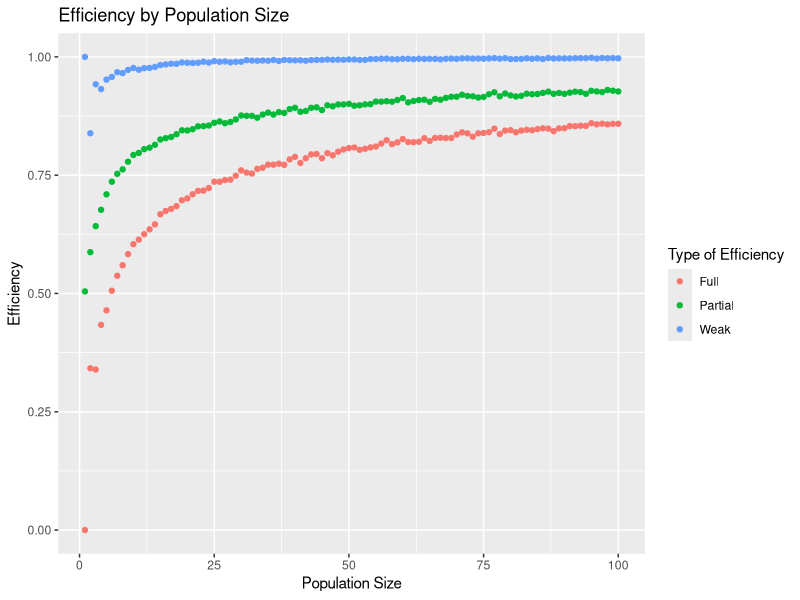

Source code (R): (Note: a time limit stopped this script after it produced the figure.)
## ---- chunk 1
popln = 5
X <- sample(c(-1, 0, 1), popln, replace = TRUE)
Y <- ((X + 1 + sample(c(2, 1), popln, replace = TRUE)) %% 3) - 1 
Z <- -(X + Y)

supermajority <- function(votes, thresh) {
    if (abs(sum(votes)) >= thresh) {
        return(sign(sum(votes)))
    }
    return(0)
}

fullEfficiency <- function(AbeatsB, BbeatsC, CbeatsA) {
    return(abs(AbeatsB) + abs(BbeatsC) + abs(CbeatsA) == 3 && abs(AbeatsB + BbeatsC + CbeatsA) == 1)
}

partialEfficiency <- function(AbeatsB, BbeatsC, CbeatsA) {
    return((AbeatsB == 1 && CbeatsA == -1) || (BbeatsC == 1 && AbeatsB == -1) || (CbeatsA == 1 && BbeatsC == -1))
}

weakEfficiency <- function(AbeatsB, BbeatsC, CbeatsA) {
    sumabs <- abs(AbeatsB) + abs(BbeatsC) + abs(CbeatsA) 
    abssum <- abs(AbeatsB + BbeatsC +CbeatsA)
    return((sumabs == 3 && abssum == 1) || (sumabs == 2 && abssum == 0) || sumabs == 1)
}

X
Y
Z
c(sign(sum(X)), sign(sum(Y)), sign(sum(Z)))
X <- supermajority(X, 0)
Y <- supermajority(Y, 0)
Z <- supermajority(Z, 0)
fullEfficiency(X, Y, Z) + 0
partialEfficiency(X, Y, Z) + 0
weakEfficiency(X, Y, Z) + 0
## ---- chunk 2
library(ggplot2)
maxpopln = 100
niters = 10000
thresh <- 0
fullCondorc = rep(0, maxpopln)
partialCondorc = rep(0, maxpopln)
weakCondorc = rep(0, maxpopln)
for (popln in 1:maxpopln) {
    for (iterno in 1:niters) {
        X <- sample(c(-1, 0, 1), popln, replace = TRUE)
        Y <- ((X + 1 + sample(c(2, 1), popln, replace = TRUE)) %% 3) - 1 
        Z <- -(X + Y)
        # print(rbind(XoverY, YoverZ, ZoverX))
        AbeatsB <- supermajority(X, thresh)
        BbeatsC <- supermajority(Y, thresh)
        CbeatsA <- supermajority(Z, thresh)
        fullCondorc[popln] = fullCondorc[popln] + fullEfficiency(AbeatsB, BbeatsC, CbeatsA)
        partialCondorc[popln] = partialCondorc[popln] + partialEfficiency(AbeatsB, BbeatsC, CbeatsA)
        weakCondorc[popln] = weakCondorc[popln] + weakEfficiency(AbeatsB, BbeatsC, CbeatsA)

    }
    fullCondorc[popln] = fullCondorc[popln] / niters
    partialCondorc[popln] = partialCondorc[popln] / niters
    weakCondorc[popln] = weakCondorc[popln] / niters
}

pop <- c(rbind(1:maxpopln, 1:maxpopln, 1:maxpopln))
prob <- c(rbind(fullCondorc, partialCondorc, weakCondorc))
type <- rep(c("Full", "Partial", "Weak"), maxpopln)
df <- data.frame(pop, prob, type)
#plot(1:maxpopln, fullCondorc)
#plot(1:maxpopln, partialCondorc)
ggplot(df) + geom_point(aes(x = pop, y = prob, col = type)) + ylim(0, 1) + xlab("Population Size") + ylab("Efficiency") + labs(color = "Type of Efficiency") + ggtitle("Efficiency by Population Size")
## ---- chunk 3
niters <- 100000
fullCondorc <- rep(0, 6)
partialCondorc <- rep(0, 6)
weakCondorc <- rep(0, 6)
i <- 1
for (popln in c(5, 10, 50, 100, 500, 1000)) {
    for (iterno in 1:niters) {
        X <- sample(c(-1, 0, 1), popln, replace = TRUE)
        Y <- ((X + 1 + sample(c(2, 1), popln, replace = TRUE)) %% 3) - 1 
        Z <- -(X + Y)
        # print(rbind(XoverY, YoverZ, ZoverX))
        AbeatsB <- supermajority(X, thresh)
        BbeatsC <- supermajority(Y, thresh)
        CbeatsA <- supermajority(Z, thresh)
        fullCondorc[i] = fullCondorc[i] + fullEfficiency(AbeatsB, BbeatsC, CbeatsA)
        partialCondorc[i] = partialCondorc[i] + partialEfficiency(AbeatsB, BbeatsC, CbeatsA)
        weakCondorc[i] = weakCondorc[i] + weakEfficiency(AbeatsB, BbeatsC, CbeatsA)     
    }
    fullCondorc[i] <- fullCondorc[i] / niters
    partialCondorc[i] <- partialCondorc[i] / niters
    weakCondorc[i] <- weakCondorc[i] / niters
    i <- i + 1
}

fullCondorc
partialCondorc
weakCondorc

## ---- chunk 4
library(ggplot2)
maxpopln = 100
niters = 10000
fullCondorc = rep(0, maxpopln)
partialCondorc = rep(0, maxpopln)
weakCondorc = rep(0, maxpopln)
for (popln in 1:maxpopln) {
    thresh <- .025 * popln
    for (iterno in 1:niters) {
        X <- sample(c(-1, 0, 1), popln, replace = TRUE)
        Y <- ((X + 1 + sample(c(2, 1), popln, replace = TRUE)) %% 3) - 1 
        Z <- -(X + Y)
        # print(rbind(XoverY, YoverZ, ZoverX))
        AbeatsB <- supermajority(X, thresh)
        BbeatsC <- supermajority(Y, thresh)
        CbeatsA <- supermajority(Z, thresh)
        fullCondorc[popln] = fullCondorc[popln] + fullEfficiency(AbeatsB, BbeatsC, CbeatsA)
        partialCondorc[popln] = partialCondorc[popln] + partialEfficiency(AbeatsB, BbeatsC, CbeatsA)
        weakCondorc[popln] = weakCondorc[popln] + weakEfficiency(AbeatsB, BbeatsC, CbeatsA)

    }
    fullCondorc[popln] = fullCondorc[popln] / niters
    partialCondorc[popln] = partialCondorc[popln] / niters
    weakCondorc[popln] = weakCondorc[popln] / niters
}

pop <- c(rbind(1:maxpopln, 1:maxpopln, 1:maxpopln))
prob <- c(rbind(fullCondorc, partialCondorc, weakCondorc))
type <- rep(c("Full", "Partial", "Weak"), maxpopln)
df <- data.frame(pop, prob, type)
#plot(1:maxpopln, fullCondorc)
#plot(1:maxpopln, partialCondorc)
ggplot(df) + geom_point(aes(x = pop, y = prob, col = type)) + ylim(0, 1) + xlab("Population Size") + ylab("Efficiency") + labs(color = "Type of Efficiency") + ggtitle("Efficiency by Population Size")
